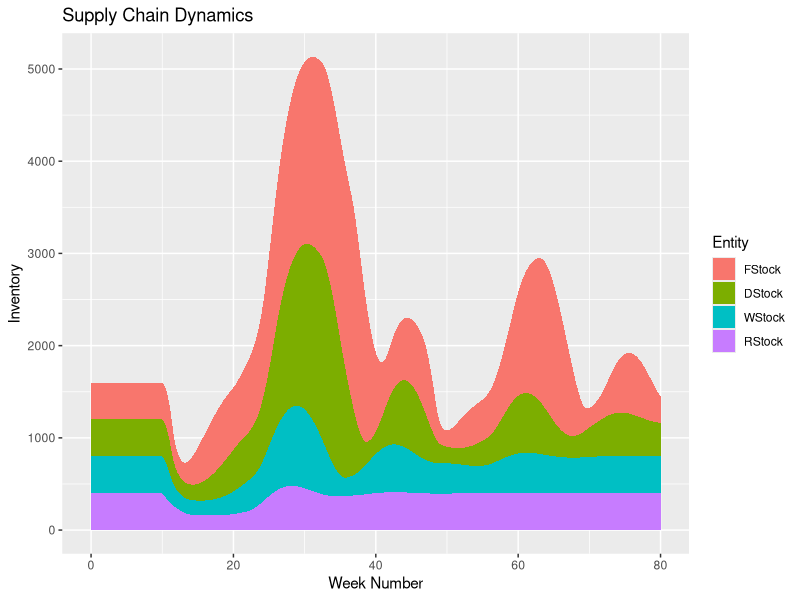
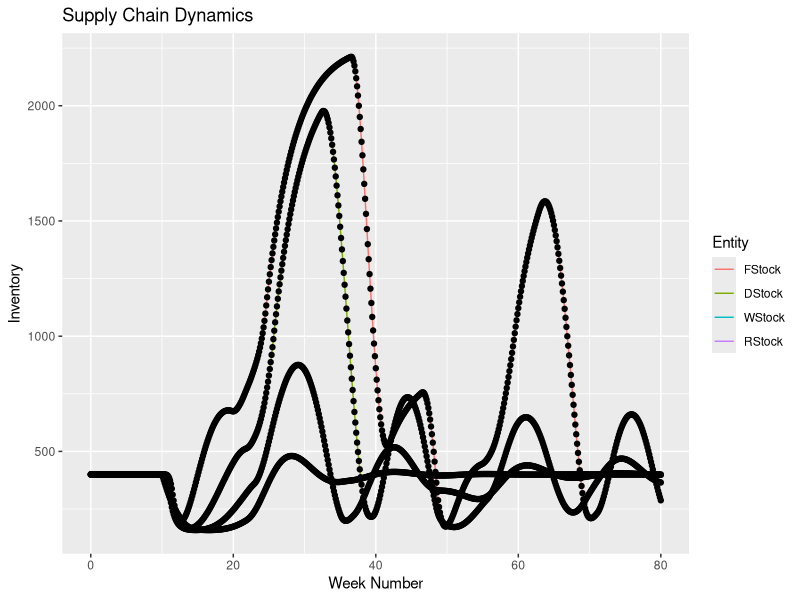
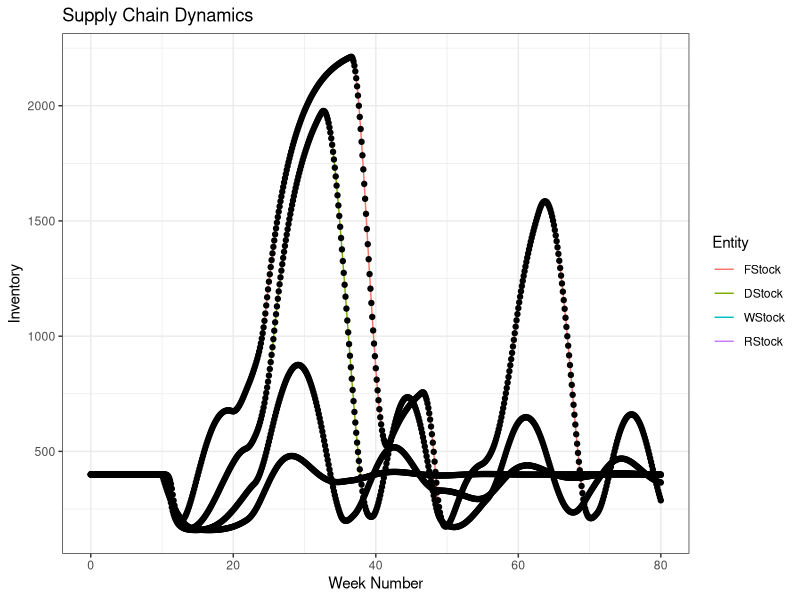

R code for these plots, in order:
###########################################
# Translation of Vensim file.
# Date created: 2017-11-10 16:57:13
###########################################
library(deSolve)
library(ggplot2)
library(tidyr)
library(dplyr)

#Displaying the simulation run parameters
START_TIME <- 0.000000
FINISH_TIME <- 80.000000
TIME_STEP <- 0.125000
#Setting aux param to NULL
auxs<-NULL

#Generating the simulation time vector
simtime<-seq(START_TIME,FINISH_TIME,by=TIME_STEP)
# Writing global variables (stocks and dependent auxs)
stocks <-c( DExpectedCustomerOrders = 100 , 
            DStock = 400 , 
            DSupplyLine = 400 , 
            FExpectedCustomerOrders = 100 , 
            FStock = 400 , 
            FSupplyLine = 400 , 
            RExpectedCustomerOrders = 100 , 
            RStock = 400 , 
            RSupplyLine = 400 , 
            WExpectedCustomerOrders = 100 , 
            WStock = 400 , 
            WSupplyLine = 400 )

# This is the model function called from ode
model <- function(time, stocks, auxs){
  with(as.list(c(stocks, auxs)),{
    ALPHA <- 1
    BETA <- 0.05
    DDeliveryDelay <- 4
    DAcquisitionRate <- DSupplyLine/DDeliveryDelay
    DDesiredInventory <- 400
    DALPHA <- 1
    DInventoryAdjustmentTime <- 1/DALPHA
    DAdjustmentforInventory <- (DDesiredInventory-DStock)/DInventoryAdjustmentTime
    DDesiredSupplyLine <- DDeliveryDelay*DExpectedCustomerOrders
    DBETA <- 0.05
    DSupplyLIneAdjustmentTime <- 1/DBETA
    DAdjustmentforSupplyLine <- (DDesiredSupplyLine-DSupplyLine)/DSupplyLIneAdjustmentTime
    DAdjustmentTime <- 1
    WDeliveryDelay <- 4
    WDesiredSupplyLine <- WDeliveryDelay*WExpectedCustomerOrders
    WBETA <- 0.05
    WSupplyLIneAdjustmentTime <- 1/WBETA
    WAdjustmentforSupplyLine <- (WDesiredSupplyLine-WSupplyLine)/WSupplyLIneAdjustmentTime
    WDesiredInventory <- 400
    WALPHA <- 1
    WInventoryAdjustmentTime <- 1/WALPHA
    WAdjustmentforInventory <- (WDesiredInventory-WStock)/WInventoryAdjustmentTime
    WDesiredDeliveryRate <- WAdjustmentforInventory+WExpectedCustomerOrders
    WIndicatedOrders <- max(0,WAdjustmentforSupplyLine+WDesiredDeliveryRate)
    DCustomerOrders <- WIndicatedOrders
    DErrorTerm <- DCustomerOrders-DExpectedCustomerOrders
    DCECO <- DErrorTerm/DAdjustmentTime
    DDesiredDeliveryRate <- DAdjustmentforInventory+DExpectedCustomerOrders
    DIndicatedOrders <- max(0,DAdjustmentforSupplyLine+DDesiredDeliveryRate)
    DMinShipmentTime <- 1
    DMaximumShippedOrders <- DStock/DMinShipmentTime
    FCustomerOrders <- DIndicatedOrders
    FMinShipmentTime <- 1
    FMaximumShippedOrders <- FStock/FMinShipmentTime
    FShipmentRate <- min(FCustomerOrders,FMaximumShippedOrders)
    DOrderRate <- FShipmentRate
    DShipmentRate <- min(DCustomerOrders,DMaximumShippedOrders)
    FDeliveryDelay <- 4
    FAcquisitionRate <- FSupplyLine/FDeliveryDelay
    FDesiredInventory <- 400
    FALPHA <- 1
    FInventoryAdjustmentTime <- 1/FALPHA
    FAdjustmentforInventory <- (FDesiredInventory-FStock)/FInventoryAdjustmentTime
    FDesiredSupplyLine <- FDeliveryDelay*FExpectedCustomerOrders
    FBETA <- 0.05
    FSupplyLIneAdjustmentTime <- 1/FBETA
    FAdjustmentforSupplyLine <- (FDesiredSupplyLine-FSupplyLine)/FSupplyLIneAdjustmentTime
    FAdjustmentTime <- 1
    FErrorTerm <- FCustomerOrders-FExpectedCustomerOrders
    FCECO <- FErrorTerm/FAdjustmentTime
    FDesiredDeliveryRate <- FAdjustmentforInventory+FExpectedCustomerOrders
    FIndicatedOrders <- FAdjustmentforSupplyLine+FDesiredDeliveryRate
    FOrderRate <- max(0,FIndicatedOrders)
    InventoryAdjustmentTime <- 1/ALPHA
    MinShipmentTime <- 1
    RDeliveryDelay <- 4
    RAcquisitionRate <- RSupplyLine/RDeliveryDelay
    RDesiredInventory <- 400
    RALPHA <- 1
    RInventoryAdjustmentTime <- 1/RALPHA
    RAdjustmentforInventory <- (RDesiredInventory-RStock)/RInventoryAdjustmentTime
    RDesiredSupplyLine <- RDeliveryDelay*RExpectedCustomerOrders
    RBETA <- 0.05
    RSupplyLIneAdjustmentTime <- 1/RBETA
    RAdjustmentforSupplyLine <- (RDesiredSupplyLine-RSupplyLine)/RSupplyLIneAdjustmentTime
    RAdjustmentTime <- 1
    # Adding in the R version of a step function here
    if(time >= 10) RCustomerOrders <- 200 else RCustomerOrders <- 100
    RErrorTerm <- RCustomerOrders-RExpectedCustomerOrders
    RCECO <- RErrorTerm/RAdjustmentTime
    RDesiredDeliveryRate <- RAdjustmentforInventory+RExpectedCustomerOrders
    RIndicatedOrders <- max(0,RAdjustmentforSupplyLine+RDesiredDeliveryRate)
    RMinShipmentTime <- 1
    RMaximumShippedOrders <- RStock/RMinShipmentTime
    WCustomerOrders <- RIndicatedOrders
    WMinShipmentTime <- 1
    WMaximumShippedOrders <- WStock/WMinShipmentTime
    WShipmentRate <- min(WCustomerOrders,WMaximumShippedOrders)
    ROrderRate <- WShipmentRate
    RShipmentRate <- min(RCustomerOrders,RMaximumShippedOrders)
    SupplyLIneAdjustmentTime <- 1/BETA
    WAcquisitionRate <- WSupplyLine/WDeliveryDelay
    WAdjustmentTime <- 1
    WErrorTerm <- WCustomerOrders-WExpectedCustomerOrders
    WCECO <- WErrorTerm/WAdjustmentTime
    WOrderRate <- DShipmentRate
    d_DT_DExpectedCustomerOrders  <- DCECO
    d_DT_DStock  <- DAcquisitionRate-DShipmentRate
    d_DT_DSupplyLine  <- DOrderRate-DAcquisitionRate
    d_DT_FExpectedCustomerOrders  <- FCECO
    d_DT_FStock  <- FAcquisitionRate-FShipmentRate
    d_DT_FSupplyLine  <- FOrderRate-FAcquisitionRate
    d_DT_RExpectedCustomerOrders  <- RCECO
    d_DT_RStock  <- RAcquisitionRate-RShipmentRate
    d_DT_RSupplyLine  <- ROrderRate-RAcquisitionRate
    d_DT_WExpectedCustomerOrders  <- WCECO
    d_DT_WStock  <- WAcquisitionRate-WShipmentRate
    d_DT_WSupplyLine  <- WOrderRate-WAcquisitionRate
    return (list(c(d_DT_DExpectedCustomerOrders,
                   d_DT_DStock,
                   d_DT_DSupplyLine,
                   d_DT_FExpectedCustomerOrders,
                   d_DT_FStock,
                   d_DT_FSupplyLine,
                   d_DT_RExpectedCustomerOrders,
                   d_DT_RStock,
                   d_DT_RSupplyLine,
                   d_DT_WExpectedCustomerOrders,
                   d_DT_WStock,
                   d_DT_WSupplyLine),
                   RCustomerOrders=RCustomerOrders,
                   WCustomerOrders=WCustomerOrders,
                   DCustomerOrders=DCustomerOrders,
                   FCustomerOrders=FCustomerOrders,
                   RBETA  = RBETA,
                   RALPHA = RALPHA,
                   WBETA  = WBETA,
                   WALPHA = WALPHA,
                   DBETA  = DBETA,
                   DALPHA = DALPHA,
                   FBETA  = FBETA,
                   FALPHA = FALPHA
                 ))
  })
}
# Function call to run simulation
o<-as_data_frame(data.frame(ode(y=stocks,times=simtime,func=model,parms=auxs,method='euler')))

s1 <- select(o,time,c(FStock,DStock,WStock,RStock))
ts1 <- gather(s1,key=Stock,value=Amount,FStock:RStock)
ts1 <- mutate(ts1,Entity=Stock)
ts1$Entity<- factor(ts1$Entity,
                      levels=c("FStock","DStock","WStock","RStock"))


ggplot(ts1)+geom_area(alpha=1,aes(x=time,y=Amount,fill=Entity))+
  ggtitle("Supply Chain Dynamics")+
  xlab("Week Number")+ylab("Inventory")

ggplot(ts1)+geom_path(alpha=1,aes(x=time,y=Amount,colour=Entity))+
  geom_point(aes(x=time,y=Amount))+
  ggtitle("Supply Chain Dynamics")+
  xlab("Week Number")+ylab("Inventory")

ggplot(ts1)+geom_path(alpha=1,aes(x=time,y=Amount,colour=Entity))+
  geom_point(aes(x=time,y=Amount))+
  theme_bw()+
  ggtitle("Supply Chain Dynamics")+
  xlab("Week Number")+ylab("Inventory")



#to<-gather(o,key=Stock,value=Value,2:ncol(o))
#ggplot(data=to)+geom_line(aes(x=time,y=Value,colour=Stock))

#----------------------------------------------------
# Original text file exported from Vensim
#  D Expected Customer Orders = INTEG( D CECO , 100) 
#  D Stock = INTEG( D Acquisition Rate - D Shipment Rate , 400) 
#  D Supply Line = INTEG( D Order Rate - D Acquisition Rate , 400) 
#  F Expected Customer Orders = INTEG( F CECO , 100) 
#  F Stock = INTEG( F Acquisition Rate - F Shipment Rate , 400) 
#  F Supply Line = INTEG( F Order Rate - F Acquisition Rate , 400) 
#  R Expected Customer Orders = INTEG( R CECO , 100) 
#  R Stock = INTEG( R Acquisition Rate - R Shipment Rate , 400) 
#  R Supply Line = INTEG( R Order Rate - R Acquisition Rate , 400) 
#  W Expected Customer Orders = INTEG( W CECO , 100) 
#  W Stock = INTEG( W Acquisition Rate - W Shipment Rate , 400) 
#  W Supply Line = INTEG( W Order Rate - W Acquisition Rate , 400) 
#  ALPHA = 1
#  BETA = 0.05
#  D Delivery Delay = 4
#  D Acquisition Rate = D Supply Line / D Delivery Delay 
#  D Desired Inventory = 400
#  D ALPHA = 1
#  D Inventory Adjustment Time = 1 / D ALPHA 
#  D Adjustment for Inventory = ( D Desired Inventory - D Stock ) / D Inventory Adjustment Time
#  D Desired Supply Line = D Delivery Delay * D Expected Customer Orders 
#  D BETA = 0.05
#  D Supply LIne Adjustment Time = 1 / D BETA 
#  D Adjustment for Supply Line = ( D Desired Supply Line - D Supply Line ) / D Supply LIne Adjustment Time 
#  D Adjustment Time = 1
#  W Delivery Delay = 4
#  W Desired Supply Line = W Delivery Delay * W Expected Customer Orders 
#  W BETA = 0.05
#  W Supply LIne Adjustment Time = 1 / W BETA 
#  W Adjustment for Supply Line = ( W Desired Supply Line - W Supply Line ) / W Supply LIne Adjustment Time 
#  W Desired Inventory = 400
#  W ALPHA = 1
#  W Inventory Adjustment Time = 1 / W ALPHA 
#  W Adjustment for Inventory = ( W Desired Inventory - W Stock ) / W Inventory Adjustment Time
#  W Desired Delivery Rate = W Adjustment for Inventory + W Expected Customer Orders
#  W Indicated Orders = max ( 0, W Adjustment for Supply Line + W Desired Delivery Rate) 
#  D Customer Orders = W Indicated Orders 
#  D Error Term = D Customer Orders - D Expected Customer Orders 
#  D CECO = D Error Term / D Adjustment Time 
#  D Desired Delivery Rate = D Adjustment for Inventory + D Expected Customer Orders
#  D Indicated Orders = max ( 0, D Adjustment for Supply Line + D Desired Delivery Rate) 
#  D Min Shipment Time = 1
#  D Maximum Shipped Orders = D Stock / D Min Shipment Time 
#  F Customer Orders = D Indicated Orders 
#  F Min Shipment Time = 1
#  F Maximum Shipped Orders = F Stock / F Min Shipment Time 
#  F Shipment Rate = min ( F Customer Orders , F Maximum Shipped Orders ) 
#  D Order Rate = F Shipment Rate 
#  D Shipment Rate = min ( D Customer Orders , D Maximum Shipped Orders ) 
#  F Delivery Delay = 4
#  F Acquisition Rate = F Supply Line / F Delivery Delay 
#  F Desired Inventory = 400
#  F ALPHA = 1
#  F Inventory Adjustment Time = 1 / F ALPHA 
#  F Adjustment for Inventory = ( F Desired Inventory - F Stock ) / F Inventory Adjustment Time
#  F Desired Supply Line = F Delivery Delay * F Expected Customer Orders 
#  F BETA = 0.05
#  F Supply LIne Adjustment Time = 1 / F BETA 
#  F Adjustment for Supply Line = ( F Desired Supply Line - F Supply Line ) / F Supply LIne Adjustment Time 
#  F Adjustment Time = 1
#  F Error Term = F Customer Orders - F Expected Customer Orders 
#  F CECO = F Error Term / F Adjustment Time 
#  F Desired Delivery Rate = F Adjustment for Inventory + F Expected Customer Orders
#  F Indicated Orders = F Adjustment for Supply Line + F Desired Delivery Rate
#  F Order Rate = max ( 0, F Indicated Orders ) 
#  FINAL TIME = 40
#  INITIAL TIME = 0
#  Inventory Adjustment Time = 1 / ALPHA 
#  Min Shipment Time = 1
#  R Delivery Delay = 4
#  R Acquisition Rate = R Supply Line / R Delivery Delay 
#  R Desired Inventory = 400
#  R ALPHA = 1
#  R Inventory Adjustment Time = 1 / R ALPHA 
#  R Adjustment for Inventory = ( R Desired Inventory - R Stock ) / R Inventory Adjustment Time
#  R Desired Supply Line = R Delivery Delay * R Expected Customer Orders 
#  R BETA = 0.05
#  R Supply LIne Adjustment Time = 1 / R BETA 
#  R Adjustment for Supply Line = ( R Desired Supply Line - R Supply Line ) / R Supply LIne Adjustment Time 
#  R Adjustment Time = 1
#  R Customer Orders = 100 
#  R Error Term = R Customer Orders - R Expected Customer Orders 
#  R CECO = R Error Term / R Adjustment Time 
#  R Desired Delivery Rate = R Adjustment for Inventory + R Expected Customer Orders
#  R Indicated Orders = max ( 0, R Adjustment for Supply Line + R Desired Delivery Rate) 
#  R Min Shipment Time = 1
#  R Maximum Shipped Orders = R Stock / R Min Shipment Time 
#  W Customer Orders = R Indicated Orders 
#  W Min Shipment Time = 1
#  W Maximum Shipped Orders = W Stock / W Min Shipment Time 
#  W Shipment Rate = min ( W Customer Orders , W Maximum Shipped Orders ) 
#  R Order Rate = W Shipment Rate 
#  R Shipment Rate = min ( R Customer Orders , R Maximum Shipped Orders ) 
#  TIME STEP = 0.125
#  Supply LIne Adjustment Time = 1 / BETA 
#  W Acquisition Rate = W Supply Line / W Delivery Delay 
#  W Adjustment Time = 1
#  W Error Term = W Customer Orders - W Expected Customer Orders 
#  W CECO = W Error Term / W Adjustment Time 
#  W Order Rate = D Shipment Rate 
#----------------------------------------------------
